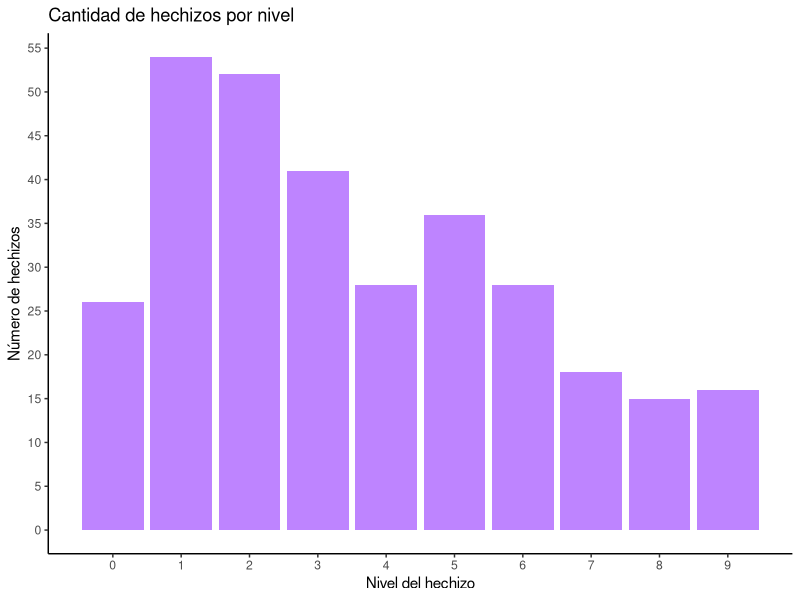
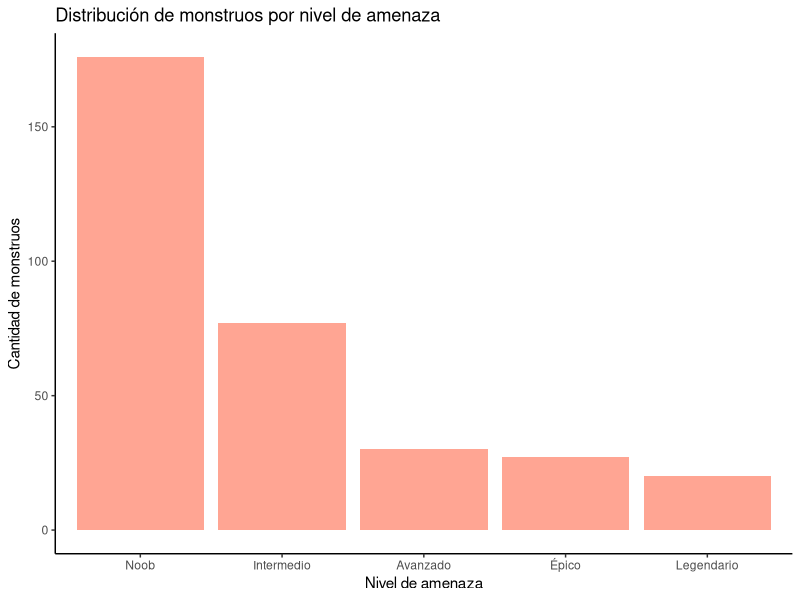

R code for these plots, in order:
# Proyecto final – Visualización de datos
# 02_exploration.R
# Análisis exploratorio de los datos
# Autora: Golondrina Segura

# Cargar librerías

library(tidyverse)

# Leer datos procesados

spells <- read_csv("data/procesados/spells_clean.csv")
monsters <- read_csv("data/procesados/monsters_clean.csv")

# Observar los datos

glimpse(spells)
glimpse(monsters) #existen datos NA en filas de resistencias, vulnerabilidades e inmunidades, pero estos no son 
                  #datos faltantes por lo que no se eliminan, se interpretan como que el monstruo no posee nada de este carácter.

# Vamos a empezar revisando cuántos hechizos hay por nivel

spells_por_nivel <- spells %>%
  count(level, name = "cantidad_hechizos")
spells_por_nivel

# Graficar resultado

ggplot(spells_por_nivel, aes(x = level, y = cantidad_hechizos)) +
  geom_col(fill = "#9333FF", alpha = 0.6) +
  scale_x_continuous(breaks = 0:9) +  
  scale_y_continuous(breaks = seq(0, 60, by = 5)) +  
  labs(
    title = "Cantidad de hechizos por nivel",
    x = "Nivel del hechizo",
    y = "Número de hechizos"
  ) +
  theme_classic()

#Ahora revisamos cantidad de montruos por CR (challenge rating)
#Para esto, vamos a agregar una columna que agrupa
#los monstruos según su CR (noob, intermedio, avanzado, épico y legendario)

monsters <- monsters %>%
  mutate(cr_group = case_when(
    cr <= 2 ~ "Noob",
    cr <= 6 ~ "Intermedio",
    cr <= 10 ~ "Avanzado",
    cr <= 16 ~ "Épico",
    TRUE ~ "Legendario"
  ))

#Ahora graficamos el resultado

ggplot(monsters, aes(x = factor(cr_group,
                                levels = c("Noob", "Intermedio", "Avanzado", "Épico", "Legendario")))) +
  geom_bar(fill = "#FF8F78", alpha = 0.8) +
  scale_y_continuous(breaks = seq(0, max(table(monsters$cr_group)), by = 50)) +
  labs(
    title = "Distribución de monstruos por nivel de amenaza",
    x = "Nivel de amenaza",
    y = "Cantidad de monstruos"
  ) +
  theme_classic()




